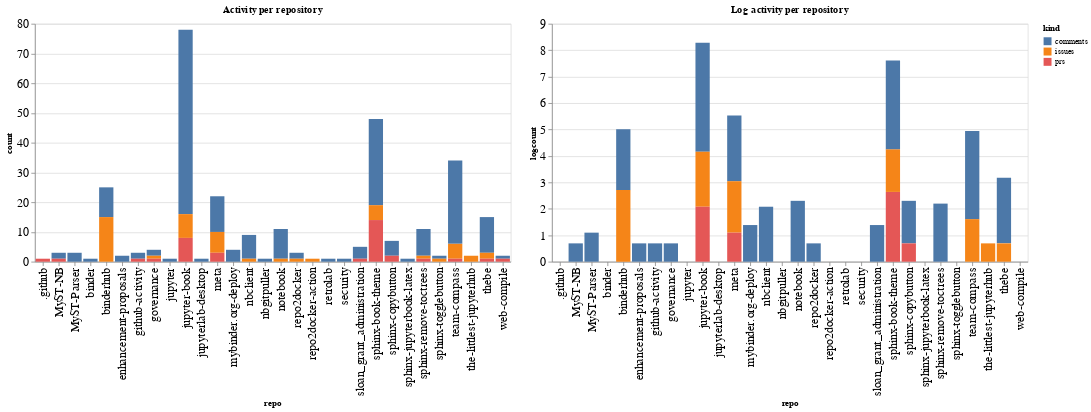

The notebook cell this image was saved under:
### Code cell
ch1 = alt.Chart(repo_summaries, width=600, title="Activity per repository").mark_bar().encode(
    x='repo',
    y='count',
    color='kind',
    tooltip="kind"
)

ch2 = alt.Chart(repo_summaries, width=600, title="Log activity per repository").mark_bar().encode(
    x='repo',
    y='logcount',
    color='kind',
    tooltip="kind"
)

ch1 | ch2

### Figure 1 — Vega-Lite specification as saved in the notebook (floating-point values rounded to 4 significant figures)
{"config": {"axisLeft": {"labelFontSize": 15}, "axisBottom": {"labelFontSize": 15}}, "hconcat": [{"mark": "bar", "encoding": {"color": {"type": "nominal", "field": "kind"}, "tooltip": {"type": "nominal", "field": "kind"}, "x": {"type": "nominal", "field": "repo"}, "y": {"type": "quantitative", "field": "count"}}, "title": "Activity per repository", "width": 600}, {"mark": "bar", "encoding": {"color": {"type": "nominal", "field": "kind"}, "tooltip": {"type": "nominal", "field": "kind"}, "x": {"type": "nominal", "field": "repo"}, "y": {"type": "quantitative", "field": "logcount"}}, "title": "Log activity per repository", "width": 600}], "data": {"name": "data-1829bcc2ba91e90e7a1ddb855f499f49"}, "$schema": "https://vega.github.io/schema/vega-lite/v4.8.1.json", "datasets": {"data-1829bcc2ba91e90e7a1ddb855f499f49": [{"repo": ".github", "kind": "prs", "count": 1, "logcount": 0.0}, {"repo": "MyST-NB", "kind": "comments", "count": 2, "logcount": 0.6931}, {"repo": "MyST-NB", "kind": "prs", "count": 1, "logcount": 0.0}, {"repo": "MyST-Parser", "kind": "comments", "count": 3, "logcount": 1.099}, {"repo": "binder", "kind": "comments", "count": 1, "logcount": 0.0}, {"repo": "binderhub", "kind": "comments", "count": 10, "logcount": 2.303}, {"repo": "binderhub", "kind": "issues", "count": 15, "logcount": 2.708}, {"repo": "enhancement-proposals", "kind": "comments", "count": 2, "logcount": 0.6931}, {"repo": "github-activity", "kind": "comments", "count": 2, "logcount": 0.6931}, {"repo": "github-activity", "kind": "prs", "count": 1, "logcount": 0.0}, {"repo": "governance", "kind": "comments", "count": 2, "logcount": 0.6931}, {"repo": "governance", "kind": "issues", "count": 1, "logcount": 0.0}, {"repo": "governance", "kind": "prs", "count": 1, "logcount": 0.0}, {"repo": "jupyter", "kind": "comments", "count": 1, "logcount": 0.0}, {"repo": "jupyter-book", "kind": "comments", "count": 62, "logcount": 4.127}, {"repo": "jupyter-book", "kind": "issues", "count": 8, "logcount": 2.079}, {"repo": "jupyter-book", "kind": "prs", "count": 8, "logcount": 2.079}, {"repo": "jupyterlab-desktop", "kind": "comments", "count": 1, "logcount": 0.0}, {"repo": "meta", "kind": "comments", "count": 12, "logcount": 2.485}, {"repo": "meta", "kind": "issues", "count": 7, "logcount": 1.946}, {"repo": "meta", "kind": "prs", "count": 3, "logcount": 1.099}, {"repo": "mybinder.org-deploy", "kind": "comments", "count": 4, "logcount": 1.386}, {"repo": "nbclient", "kind": "comments", "count": 8, "logcount": 2.079}, {"repo": "nbclient", "kind": "issues", "count": 1, "logcount": 0.0}, {"repo": "nbgitpuller", "kind": "comments", "count": 1, "logcount": 0.0}, {"repo": "notebook", "kind": "comments", "count": 10, "logcount": 2.303}, {"repo": "notebook", "kind": "issues", "count": 1, "logcount": 0.0}, {"repo": "repo2docker", "kind": "comments", "count": 2, "logcount": 0.6931}, {"repo": "repo2docker", "kind": "issues", "count": 1, "logcount": 0.0}, {"repo": "repo2docker-action", "kind": "issues", "count": 1, "logcount": 0.0}, {"repo": "retrolab", "kind": "comments", "count": 1, "logcount": 0.0}, {"repo": "security", "kind": "comments", "count": 1, "logcount": 0.0}, {"repo": "sloan_grant_administration", "kind": "comments", "count": 4, "logcount": 1.386}, {"repo": "sloan_grant_administration", "kind": "prs", "count": 1, "logcount": 0.0}, {"repo": "sphinx-book-theme", "kind": "comments", "count": 29, "logcount": 3.367}, {"repo": "sphinx-book-theme", "kind": "issues", "count": 5, "logcount": 1.609}, {"repo": "sphinx-book-theme", "kind": "prs", "count": 14, "logcount": 2.639}, {"repo": "sphinx-copybutton", "kind": "comments", "count": 5, "logcount": 1.609}, {"repo": "sphinx-copybutton", "kind": "prs", "count": 2, "logcount": 0.6931}, {"repo": "sphinx-jupyterbook-latex", "kind": "comments", "count": 1, "logcount": 0.0}, {"repo": "sphinx-remove-toctrees", "kind": "comments", "count": 9, "logcount": 2.197}, {"repo": "sphinx-remove-toctrees", "kind": "issues", "count": 1, "logcount": 0.0}, {"repo": "sphinx-remove-toctrees", "kind": "prs", "count": 1, "logcount": 0.0}, {"repo": "sphinx-togglebutton", "kind": "comments", "count": 1, "logcount": 0.0}, {"repo": "sphinx-togglebutton", "kind": "issues", "count": 1, "logcount": 0.0}, {"repo": "team-compass", "kind": "comments", "count": 28, "logcount": 3.332}, {"repo": "team-compass", "kind": "issues", "count": 5, "logcount": 1.609}, {"repo": "team-compass", "kind": "prs", "count": 1, "logcount": 0.0}, {"repo": "the-littlest-jupyterhub", "kind": "issues", "count": 2, "logcount": 0.6931}, {"repo": "thebe", "kind": "comments", "count": 12, "logcount": 2.485}, {"repo": "thebe", "kind": "issues", "count": 2, "logcount": 0.6931}, {"repo": "thebe", "kind": "prs", "count": 1, "logcount": 0.0}, {"repo": "web-compile", "kind": "comments", "count": 1, "logcount": 0.0}, {"repo": "web-compile", "kind": "prs", "count": 1, "logcount": 0.0}]}}
